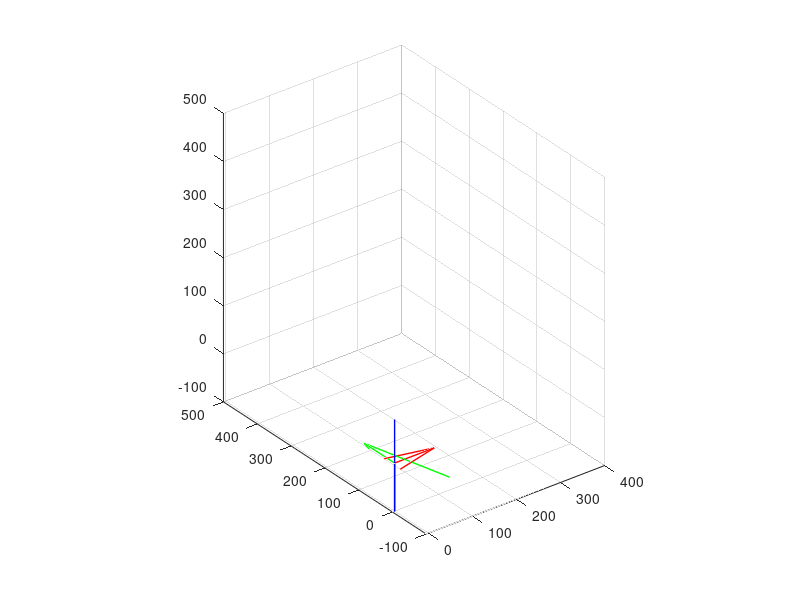

Write the MATLAB code that produced this figure. (Note: this script raises an error after producing the figure.)
close all

%% Ecuación paramétrica de una curva 3D
X = @(t) 100*cosd(4*t)+120;
Y = @(t) 300;
Z = @(t) 100*sind(4*t);

%Posición inicial
x1 = X(0); x2 = Y(0); x3 = Z(0);

%% Configuraciones de gráfica 3D
% Tamaño del gráfico
ax = axes('XLim',[-5 400],'YLim',[-100 500],'ZLim',[-100 500]);
% Mantener ejes
hold(ax,'on');
% Isómetrica
view(3)
% Rejilla
grid on
% Aspecto 1:1:1
daspect([1 1 1])
    
quiver3(0,0,0,100,0,0,'r','LineWidth',1,'MaxHeadSize',4);
quiver3(0,0,0,0,100,0,'g','LineWidth',1,'MaxHeadSize',4);
quiver3(0,0,0,0,0,100,'b','LineWidth',1,'MaxHeadSize',4);
        
%% Uso de la ecuación paramétrica 3D
% i = A:p:B     Para t entre A y B con un paso p
for i=0:2:90
   % Gráfico del siguiente segmento de la curva paramétrica
   cr = 'k';   
   if constrains([X(i) Y(i) Z(i)]) == 0
       cr = 'r';
   end
   plot3([x1 X(i)], [x2 Y(i)], [x3 Z(i)],cr);
   % Actualizar las coordenadas
   x1 = X(i); x2 = Y(i); x3 = Z(i);
   % Cálculos geométricos
   f(x1,x2,x3); 
end

xlabel('X(mm)');
ylabel('Y(mm)');
zlabel('Z(mm)');



%% Cálculos geométricos
function f(x,y,z)
%% Longitud de los brazos
[q1, q2, q3] = inversa(x,y,z);
[x2,y2,z2,x1,y1,z1] = directa(q1,q2,q3);

% Gráfico del primer segmento
plot3([x1 x1], [0 y1], [0 z1],'m'); hold on
% Gráfico del segundo segmento
plot3([x1 x2] , [y1 y2], [z1 z2],'c');


end

